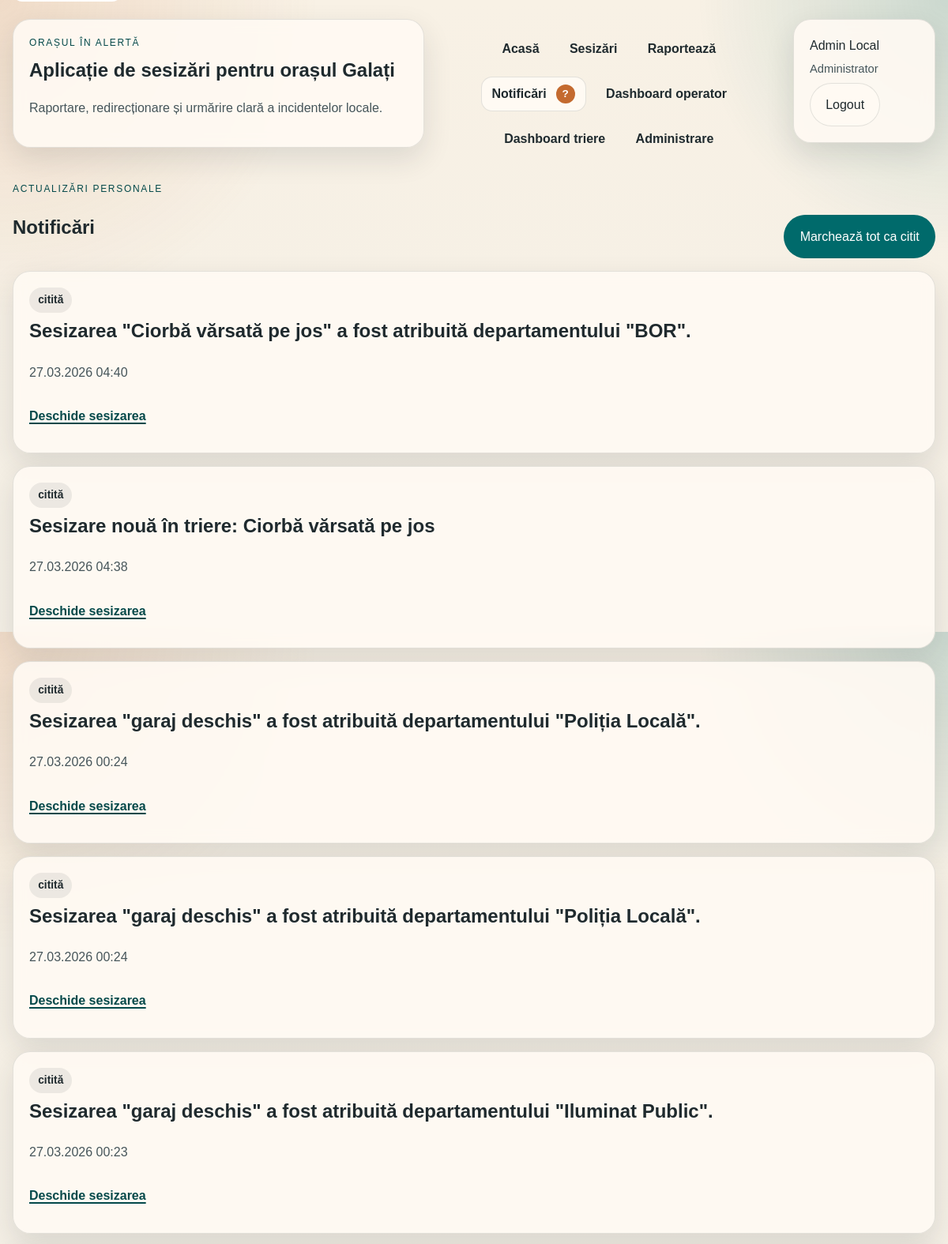
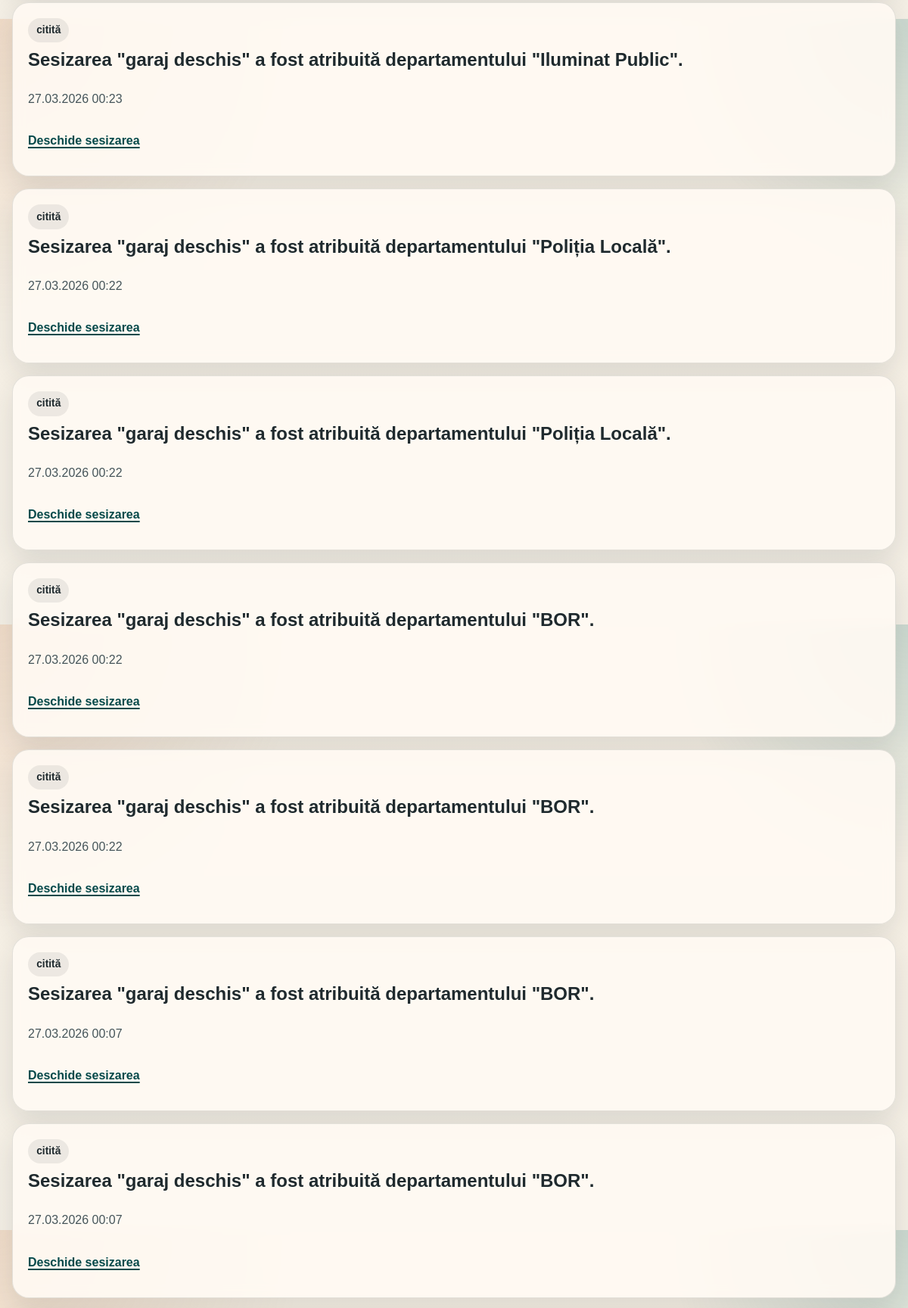
Page /notifications (signed in, upper part) on the committed database (2 pictures, top to bottom).
### app/models/entities.py (models this page shows, shortened)
class User(UserMixin, db.Model):
    __tablename__ = "users"
    id = db.Column(db.Integer, primary_key=True)
    full_name = db.Column(db.String(120), nullable=False)
    email = db.Column(db.String(255), nullable=False, unique=True)
    password_hash = db.Column(db.String(255), nullable=False)
    role = db.Column(db.String(32), nullable=False, default="citizen")
    department_id = db.Column(db.Integer, db.ForeignKey("departments.id"))
    created_at = db.Column(db.DateTime, default=utc_now, nullable=False)
    department = db.relationship("Department", back_populates="users")
    incidents = db.relationship("Incident", back_populates="creator", foreign_keys="Incident.created_by_id")
    updates = db.relationship("IncidentUpdate", back_populates="author")
    notifications = db.relationship("Notification", back_populates="user", cascade="all, delete-orphan")
    votes = db.relationship("IncidentVote", back_populates="user", cascade="all, delete-orphan")
    reports_made = db.relationship(
        "IncidentReport",
        back_populates="reporter",
        cascade="all, delete-orphan",
        foreign_keys="IncidentReport.reporter_id",
    )
    reviewed_reports = db.relationship(
        "IncidentReport",
        back_populates="reviewer",
        foreign_keys="IncidentReport.reviewer_id",
    )
    follows = db.relationship("IncidentFollow", back_populates="user", cascade="all, delete-orphan")
    web_push_subscriptions = db.relationship(
        "WebPushSubscription",
        back_populates="user",
        cascade="all, delete-orphan",
        order_by="WebPushSubscription.created_at.desc()",
    )
    delivery_logs = db.relationship("NotificationDeliveryLog", back_populates="user")
    @property
    def role_label(self) -> str:
        return ROLE_LABELS.get(self.role, self.role)

class Notification(db.Model):
    __tablename__ = "notifications"
    id = db.Column(db.Integer, primary_key=True)
    user_id = db.Column(db.Integer, db.ForeignKey("users.id"), nullable=False)
    incident_id = db.Column(db.Integer, db.ForeignKey("incidents.id"), nullable=False)
    message = db.Column(db.String(255), nullable=False)
    is_read = db.Column(db.Boolean, default=False, nullable=False)
    created_at = db.Column(db.DateTime, default=utc_now, nullable=False)
    user = db.relationship("User", back_populates="notifications")
    incident = db.relationship("Incident", back_populates="notifications")

### app/routes/web.py (the view)
@web_bp.get("/notifications")
@login_required
def notifications():
    service = build_incident_service()
    return render_template(
        "notifications.html",
        page_title="Notificări",
        notifications=service.notifications_for(current_user),
    )

### app/models/entities.py (called while the page is built)
    @property
    def is_hidden(self) -> bool:
        return self.visibility_state != "visible"

### app/repositories/notification_repository.py (called while the page is built)
    def list_for_user(self, user_id: int) -> list[Notification]:
        return (
            Notification.query.options(joinedload(Notification.incident))
            .filter_by(user_id=user_id)
            .order_by(Notification.created_at.desc())
            .all()
        )

### app/routes/web.py (called while the page is built)
def build_notification_dispatch_service(
    notification_repository: NotificationRepository,
    incident_follow_repository: IncidentFollowRepository,
    web_push_subscription_repository: WebPushSubscriptionRepository,
) -> NotificationDispatchService:
    return NotificationDispatchService(
        notification_repository,
        incident_follow_repository,
        NotificationDeliveryLogRepository(),
        web_push_subscription_repository,
    )

def build_incident_service() -> IncidentService:
    notification_repository = NotificationRepository()
    incident_follow_repository = IncidentFollowRepository()
    web_push_subscription_repository = WebPushSubscriptionRepository()
    return IncidentService(
        IncidentRepository(),
        CategoryRepository(),
        DepartmentRepository(),
        UserRepository(),
        notification_repository,
        IncidentPhotoRepository(),
        IncidentVoteRepository(),
        IncidentReportRepository(),
        incident_follow_repository,
        web_push_subscription_repository,
        build_notification_dispatch_service(
            notification_repository,
            incident_follow_repository,
            web_push_subscription_repository,
        ),
    )

### app/services/incident_service.py (called while the page is built)
    def notifications_for(self, viewer):
        notifications = self.notification_repository.list_for_user(viewer.id)
        return [
            {
                "notification": notification,
                "can_open_incident": notification.incident is not None and self._can_access_incident(viewer, notification.incident),
            }
            for notification in notifications
        ]

    def _can_access_incident(self, viewer, incident) -> bool:
        if not incident.is_hidden:
            return True
        return self._include_hidden_for_viewer(viewer)

### app/templates/notifications.html
{% extends "base.html" %}
{% block content %}
<section class="section-header">
    <div>
        <p class="eyebrow">Actualizări personale</p>
        <h1>Notificări</h1>
    </div>
    <form method="post" action="{{ url_for('web.mark_notifications_read') }}">
        <button type="submit">Marchează tot ca citit</button>
    </form>
</section>
<section class="single-column" role="list" aria-label="Lista notificărilor personale">
    {% for entry in notifications %}
        {% set notification = entry.notification %}
        <article class="card {% if not notification.is_read %}card-highlight{% endif %}" role="listitem">
            <div class="card-tags">
                <span class="pill {% if notification.is_read %}pill-neutral{% else %}pill-in_verificare{% endif %}">
                    {% if notification.is_read %}citită{% else %}nouă{% endif %}
                </span>
            </div>
            <h2>{{ notification.message }}</h2>
            <p class="muted-text">{{ notification.created_at.strftime("%d.%m.%Y %H:%M") }}</p>
            {% if entry.can_open_incident %}
                <a class="text-link" href="{{ url_for('web.open_notification', notification_id=notification.id) }}" aria-label="Deschide sesizarea din notificarea {{ notification.message }}">Deschide sesizarea</a>
            {% else %}
                <p class="muted-text">Sesizarea nu mai este disponibilă pentru rolul tău curent.</p>
            {% endif %}
        </article>
    {% else %}
        <article class="card" role="listitem">
            <h2>Nu există notificări</h2>
            <p>Contorul din meniu se va actualiza automat când apar notificări noi.</p>
        </article>
    {% endfor %}
</section>
{% endblock %}

### app/templates/base.html (shortened to what this page needs)
<!DOCTYPE html>
<html lang="ro">
<head>
    <link rel="stylesheet" href="{{ static_asset('styles.css') }}">
</head>
<body
    data-map-default-lat="{{ config.MAP_DEFAULT_LAT }}"
    data-map-default-lng="{{ config.MAP_DEFAULT_LNG }}"
    data-map-default-zoom="{{ config.MAP_DEFAULT_ZOOM }}"
    data-push-enabled="{{ 'true' if current_user.is_authenticated and config.WEB_PUSH_PUBLIC_KEY else 'false' }}"
    {% if current_user.is_authenticated %}
        data-unread-url="{{ url_for('api.unread_notifications') }}"
    {% endif %}
>
    <header class="site-header">
        {% if not current_user.is_authenticated %}
        <section class="landing-warning-shell" aria-label="Avertisment important">
            <article class="landing-warning-card">
                <p class="eyebrow">Avertisment!</p>
                <h2 class="landing-warning-title">Acest website este un demo realizat de echipa Bufferpuff pentru un concurs IT.
                    NU are caracter oficial!</h2>
                <p class="hero-copy">
                    Platforma prezentă este realizată exclusiv în scop educațional și de demonstrație.
                    NU reprezintă o instituție publică, NU este un canal oficial de raportare și NU trebuie
                    folosită pentru sesizări reale sau urgente.
                </p>
                <div class="hero-actions">
                    <a class="button-link" href="{{ url_for('web.register') }}">Explorează demo-ul</a>
                    <a class="ghost-button" href="{{ url_for('web.login') }}">Am deja cont</a>
                </div>
            </article>
        </section>
        {% else %}
        <div class="brand-block">
            <p class="eyebrow">{{ config.APP_NAME }}</p>
            <a class="brand-title" href="{{ url_for('web.home') }}">Aplicație de sesizări pentru orașul Galați</a>
            <p class="brand-copy">Raportare, redirecționare și urmărire clară a incidentelor locale.</p>
        </div>
        <nav class="site-nav" aria-label="Meniu principal">
            <a href="{{ url_for('web.home') }}"{% if request.endpoint == 'web.home' %} aria-current="page"{% endif %}>Acasă</a>
            {% if current_user.is_authenticated %}
            <a href="{{ url_for('web.incidents') }}"{% if request.endpoint == 'web.incidents' %} aria-current="page"{% endif %}>Sesizări</a>
            <a href="{{ url_for('web.new_incident') }}"{% if request.endpoint == 'web.new_incident' %} aria-current="page"{% endif %}>Raportează</a>
            <a href="{{ url_for('web.notifications') }}"{% if request.endpoint == 'web.notifications' %} aria-current="page"{% endif %}>
                Notificări
                <span class="badge" id="notification-count" aria-live="polite" aria-atomic="true" aria-label="0 notificări necitite">0</span>
            </a>
            {% if current_user.role in ["operator", "admin"] %}
            <a href="{{ url_for('web.operator_dashboard') }}"{% if request.endpoint == 'web.operator_dashboard' %} aria-current="page"{% endif %}>Dashboard operator</a>
            {% endif %}
            {% if current_user.role in ["dispatcher", "admin"] %}
            <a href="{{ url_for('web.dispatcher_dashboard') }}"{% if request.endpoint == 'web.dispatcher_dashboard' %} aria-current="page"{% endif %}>Dashboard triere</a>
            {% endif %}
            {% if current_user.role == "admin" %}
            <a href="{{ url_for('web.admin_dashboard') }}"{% if request.endpoint == 'web.admin_dashboard' %} aria-current="page"{% endif %}>Administrare</a>
            {% endif %}
            {% endif %}
        </nav>
        <div class="account-panel">
            {% if current_user.is_authenticated %}
            <p class="account-name">{{ current_user.full_name }}</p>
            <p class="account-role">{{ current_user.role_label }}</p>
            <form method="post" action="{{ url_for('web.logout') }}">
                <button type="submit" class="ghost-button">Logout</button>
            </form>
            {% else %}
            <a class="ghost-button" href="{{ url_for('web.login') }}">Login</a>
            <a class="button-link" href="{{ url_for('web.register') }}">Cont nou</a>
            {% endif %}
        </div>
        {% endif %}
    </header>
    <main class="page-shell" id="main-content">
        {% block content %}{% endblock %}
    </main>
</body>
</html>

### rows in the picture
User: full_name "Admin Local", role_label "Administrator"
Notification: message "Sesizarea \"Ciorbă vărsată pe jos\" a fost atribuită departamentului \"BOR\".", created_at "27.03.2026 04:40"
Notification: message "Sesizare nouă în triere: Ciorbă vărsată pe jos", created_at "27.03.2026 04:38"
Notification: message "Sesizarea \"garaj deschis\" a fost atribuită departamentului \"Poliția Locală\".", created_at "27.03.2026 00:24"
Notification: message "Sesizarea \"garaj deschis\" a fost atribuită departamentului \"Poliția Locală\".", created_at "27.03.2026 00:24"
Notification: message "Sesizarea \"garaj deschis\" a fost atribuită departamentului \"Iluminat Public\".", created_at "27.03.2026 00:23"
Notification: message "Sesizarea \"garaj deschis\" a fost atribuită departamentului \"Iluminat Public\".", created_at "27.03.2026 00:23"
Notification: message "Sesizarea \"garaj deschis\" a fost atribuită departamentului \"Poliția Locală\".", created_at "27.03.2026 00:22"
Notification: message "Sesizarea \"garaj deschis\" a fost atribuită departamentului \"Poliția Locală\".", created_at "27.03.2026 00:22"
Notification: message "Sesizarea \"garaj deschis\" a fost atribuită departamentului \"BOR\".", created_at "27.03.2026 00:22"
Notification: message "Sesizarea \"garaj deschis\" a fost atribuită departamentului \"BOR\".", created_at "27.03.2026 00:22"
Notification: message "Sesizarea \"garaj deschis\" a fost atribuită departamentului \"BOR\".", created_at "27.03.2026 00:07"
Notification: message "Sesizarea \"garaj deschis\" a fost atribuită departamentului \"BOR\".", created_at "27.03.2026 00:07"

### other values in the picture
{{ config.APP_NAME }} "ORAȘUL ÎN ALERTĂ"
